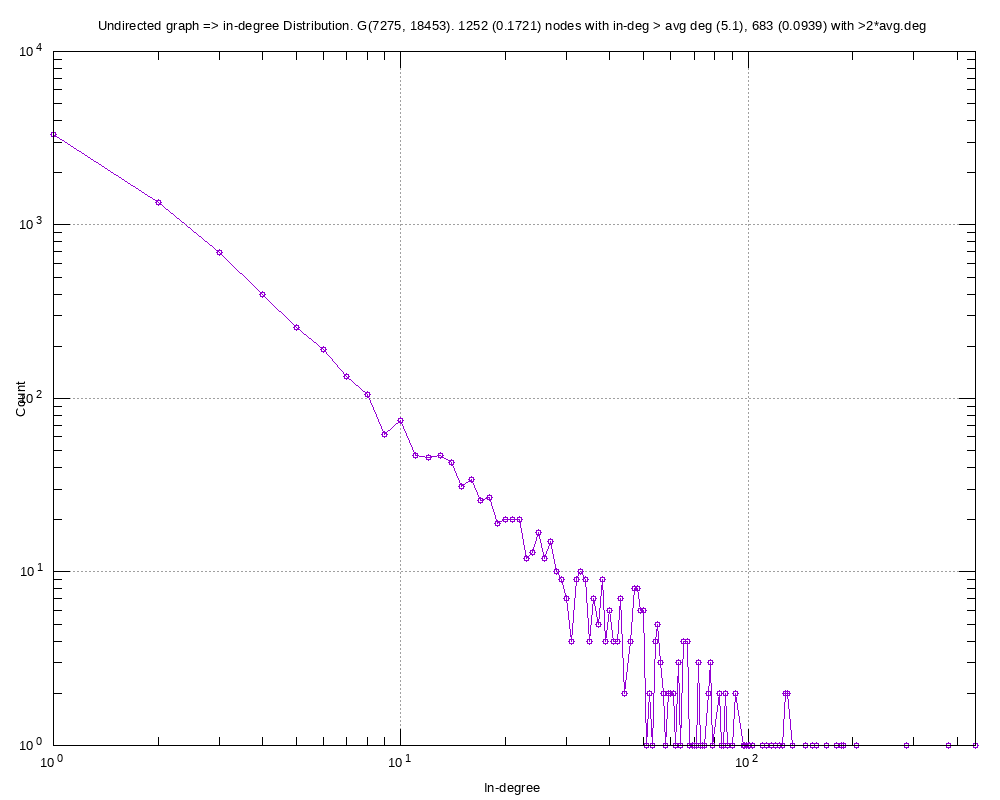

Generate this figure with gnuplot:
#
# Undirected graph => in-degree Distribution. G(7275, 18453). 1252 (0.1721) nodes with in-deg > avg deg (5.1), 683 (0.0939) with >2*avg.deg (Wed Sep  4 19:23:10 2019)
#

set title "Undirected graph => in-degree Distribution. G(7275, 18453). 1252 (0.1721) nodes with in-deg > avg deg (5.1), 683 (0.0939) with >2*avg.deg"
set key bottom right
set logscale xy 10
set format x "10^{%L}"
set mxtics 10
set format y "10^{%L}"
set mytics 10
set grid
set xlabel "In-degree"
set ylabel "Count"
set tics scale 2
set terminal png font arial 10 size 1000,800
set output 'inDeg.email-Enron-subgraph-degree-distribution.png'
plot 	"inDeg.email-Enron-subgraph-degree-distribution.tab" using 1:2 title "" with linespoints pt 6
